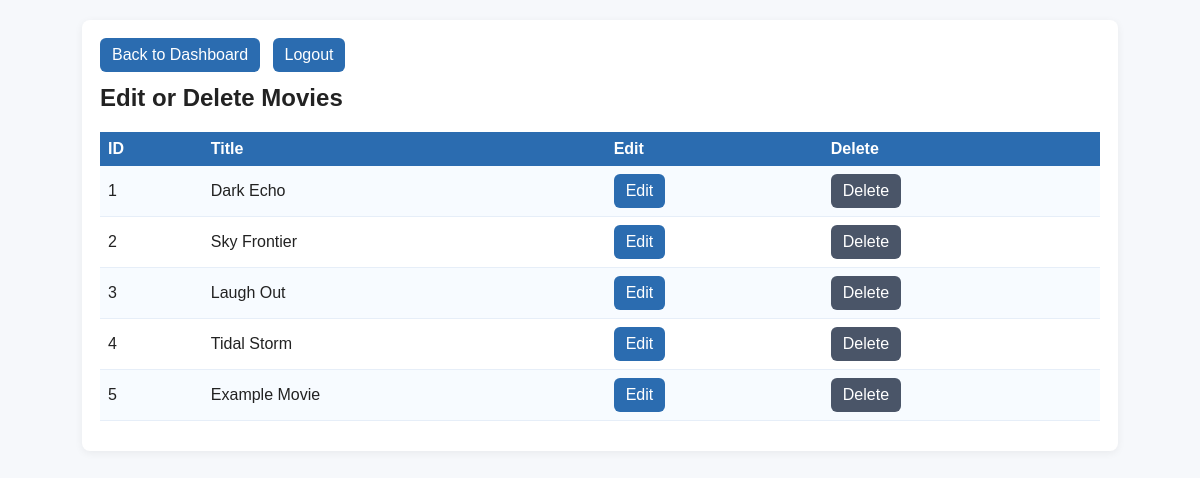
The page /manager_edit_movie.php (signed in) on the database its author committed.
### tables this page shows
CREATE TABLE movies (
  movie_id INT AUTO_INCREMENT PRIMARY KEY,
  title VARCHAR(255) NOT NULL,
  showtime DATETIME NOT NULL,
  release_date DATE,
  price_per_seat DECIMAL(8,2) NOT NULL DEFAULT 0.00,
  total_seats INT NOT NULL DEFAULT 0,
  theater_id INT NOT NULL,
  genre VARCHAR(100),
  duration VARCHAR(50),
  FOREIGN KEY (theater_id) REFERENCES theaters(theater_id) ON DELETE CASCADE
);

### manager_edit_movie.php (the view, shortened to what this page needs)
<?php
require 'db.php';
$movies = $mysqli->query("SELECT * FROM movies ORDER BY movie_id");
?>
<!doctype html>
<html>
<head><meta charset="utf-8"><title>Edit/Delete Movies</title><link rel="stylesheet" href="style.css"></head>
<body>
<div class="container">
  <div class="nav">
    <a class="button" href="manager_dashboard.php">Back to Dashboard</a>
    <a class="button" href="logout.php">Logout</a>
  </div>
  <h2>Edit or Delete Movies</h2>
  <table>
    <tr><th>ID</th><th>Title</th><th>Edit</th><th>Delete</th></tr>
    <?php while($m = $movies->fetch_assoc()): ?>
    <tr>
      <td><?php echo $m['movie_id']; ?></td>
      <td><?php echo htmlspecialchars($m['title']); ?></td>
      <td>
        <a class="button" href="manager_edit_movie_form.php?id=<?php echo $m['movie_id']; ?>">Edit</a>
      </td>
      <td>
        <a class="button secondary" href="manager_delete_movie.php?id=<?php echo $m['movie_id']; ?>">Delete</a>
      </td>
    </tr>
    <?php endwhile; ?>
  </table>
</div>
</body>
</html>

### style.css (style rules this page uses)
body { font-family: Arial, Helvetica, sans-serif; background: #f6f8fb; margin: 0; padding: 20px; color: #222; }
.container { max-width: 1000px; margin: 0 auto; background: #fff; padding: 18px; border-radius: 8px; box-shadow: 0 2px 8px rgba(0,0,0,0.06); }
h1,h2 { margin-top: 0; }
table { width: 100%; border-collapse: collapse; margin-bottom: 12px; }
th { background: #2b6cb0; color: white; padding: 8px; text-align: left; }
td { padding: 8px; border-bottom: 1px solid #e6eef8; }
tr:nth-child(even) td { background: #f7fbff; }
tr:nth-child(odd) td { background: #ffffff; }
.button { display: inline-block; padding: 8px 12px; border-radius: 6px; text-decoration: none; background: #2b6cb0; color: white; border: 0; cursor: pointer; }
.button.secondary { background: #4a5568; }
.nav { margin-bottom: 12px; }
.nav a { margin-right: 8px; }

### rows shown on the page
movies: movie_id "1", title "Dark Echo"
movies: movie_id "2", title "Sky Frontier"
movies: movie_id "3", title "Laugh Out"
movies: movie_id "4", title "Tidal Storm"
movies: movie_id "5", title "Example Movie"
